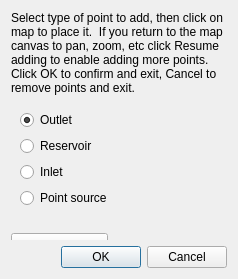
<?xml version="1.0" encoding="UTF-8"?>
<ui version="4.0">
 <class>OutletsDialog</class>
 <widget class="QDialog" name="OutletsDialog">
  <property name="geometry">
   <rect>
    <x>0</x>
    <y>0</y>
    <width>238</width>
    <height>279</height>
   </rect>
  </property>
  <property name="windowTitle">
   <string>Inlets/outlets</string>
  </property>
  <property name="windowIcon">
   <iconset resource="resources.qrc">
    <normaloff>:/plugins/qswat/QSWAT-Icon/QSWAT-Icon-SWAT-16.ico</normaloff>:/plugins/qswat/QSWAT-Icon/QSWAT-Icon-SWAT-16.ico</iconset>
  </property>
  <layout class="QVBoxLayout" name="verticalLayout_2">
   <item>
    <widget class="QLabel" name="label">
     <property name="text">
      <string>Select type of point to add, then click on map to place it.  If you return to the map canvas to pan, zoom, etc click Resume adding to enable adding more points. Click OK to confirm and exit, Cancel to remove points and exit.</string>
     </property>
     <property name="wordWrap">
      <bool>true</bool>
     </property>
    </widget>
   </item>
   <item>
    <widget class="QWidget" name="widget" native="true">
     <layout class="QVBoxLayout" name="verticalLayout">
      <item>
       <widget class="QRadioButton" name="outletButton">
        <property name="text">
         <string>Outlet</string>
        </property>
        <property name="checked">
         <bool>true</bool>
        </property>
        <property name="autoExclusive">
         <bool>true</bool>
        </property>
       </widget>
      </item>
      <item>
       <widget class="QRadioButton" name="reservoirButton">
        <property name="text">
         <string>Reservoir</string>
        </property>
       </widget>
      </item>
      <item>
       <widget class="QRadioButton" name="inletButton">
        <property name="text">
         <string>Inlet</string>
        </property>
       </widget>
      </item>
      <item>
       <widget class="QRadioButton" name="ptsourceButton">
        <property name="text">
         <string>Point source</string>
        </property>
       </widget>
      </item>
     </layout>
    </widget>
   </item>
   <item>
    <widget class="QWidget" name="widget_2" native="true">
     <widget class="QPushButton" name="resumeButton">
      <property name="geometry">
       <rect>
        <x>0</x>
        <y>10</y>
        <width>97</width>
        <height>23</height>
       </rect>
      </property>
      <property name="text">
       <string>Resume adding</string>
      </property>
     </widget>
    </widget>
   </item>
   <item>
    <widget class="QDialogButtonBox" name="buttonBox">
     <property name="orientation">
      <enum>Qt::Horizontal</enum>
     </property>
     <property name="standardButtons">
      <set>QDialogButtonBox::Cancel|QDialogButtonBox::Ok</set>
     </property>
    </widget>
   </item>
  </layout>
 </widget>
 <resources>
  <include location="resources.qrc"/>
 </resources>
 <connections>
  <connection>
   <sender>buttonBox</sender>
   <signal>accepted()</signal>
   <receiver>OutletsDialog</receiver>
   <slot>accept()</slot>
   <hints>
    <hint type="sourcelabel">
     <x>248</x>
     <y>254</y>
    </hint>
    <hint type="destinationlabel">
     <x>157</x>
     <y>274</y>
    </hint>
   </hints>
  </connection>
  <connection>
   <sender>buttonBox</sender>
   <signal>rejected()</signal>
   <receiver>OutletsDialog</receiver>
   <slot>reject()</slot>
   <hints>
    <hint type="sourcelabel">
     <x>316</x>
     <y>260</y>
    </hint>
    <hint type="destinationlabel">
     <x>286</x>
     <y>274</y>
    </hint>
   </hints>
  </connection>
 </connections>
</ui>
